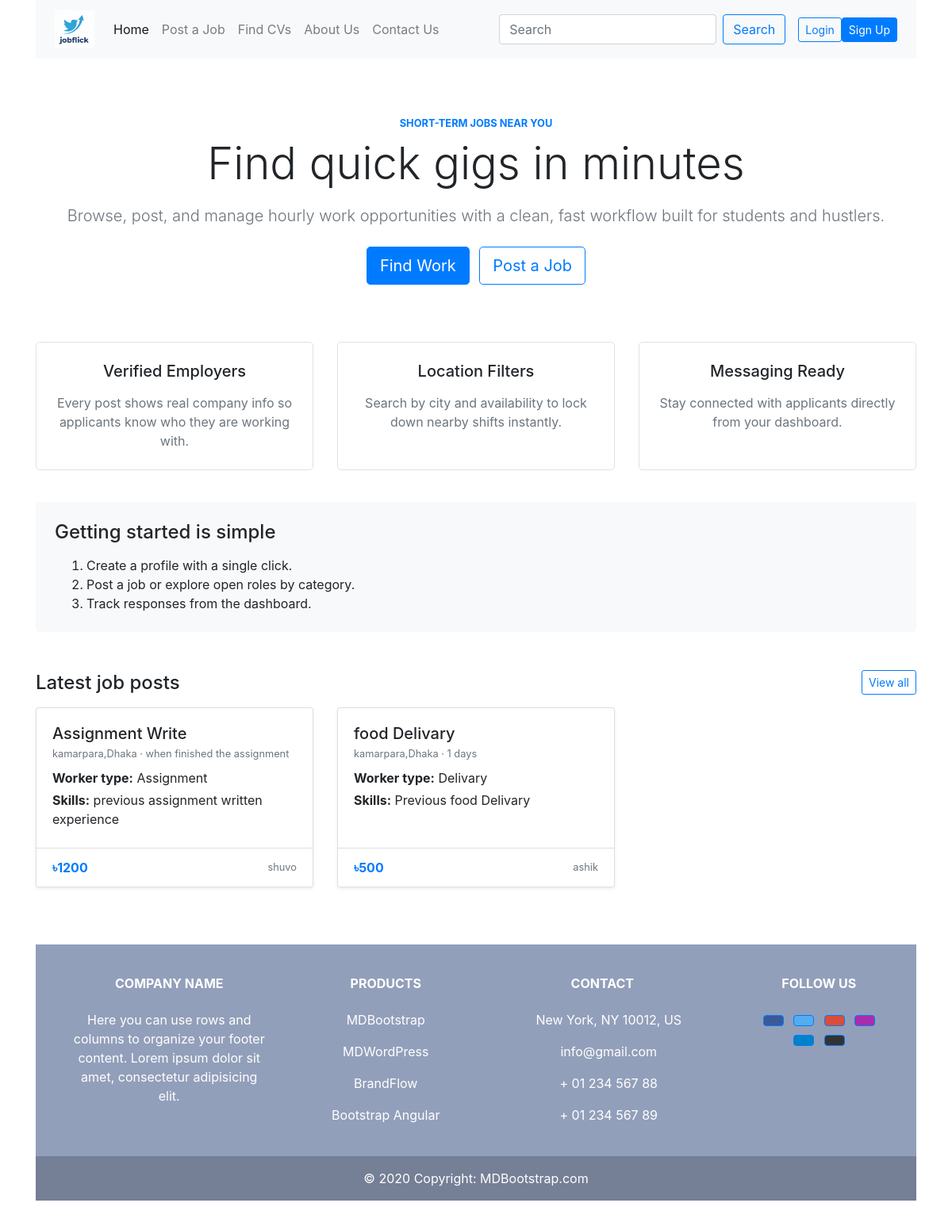
Before: / with the older database file.
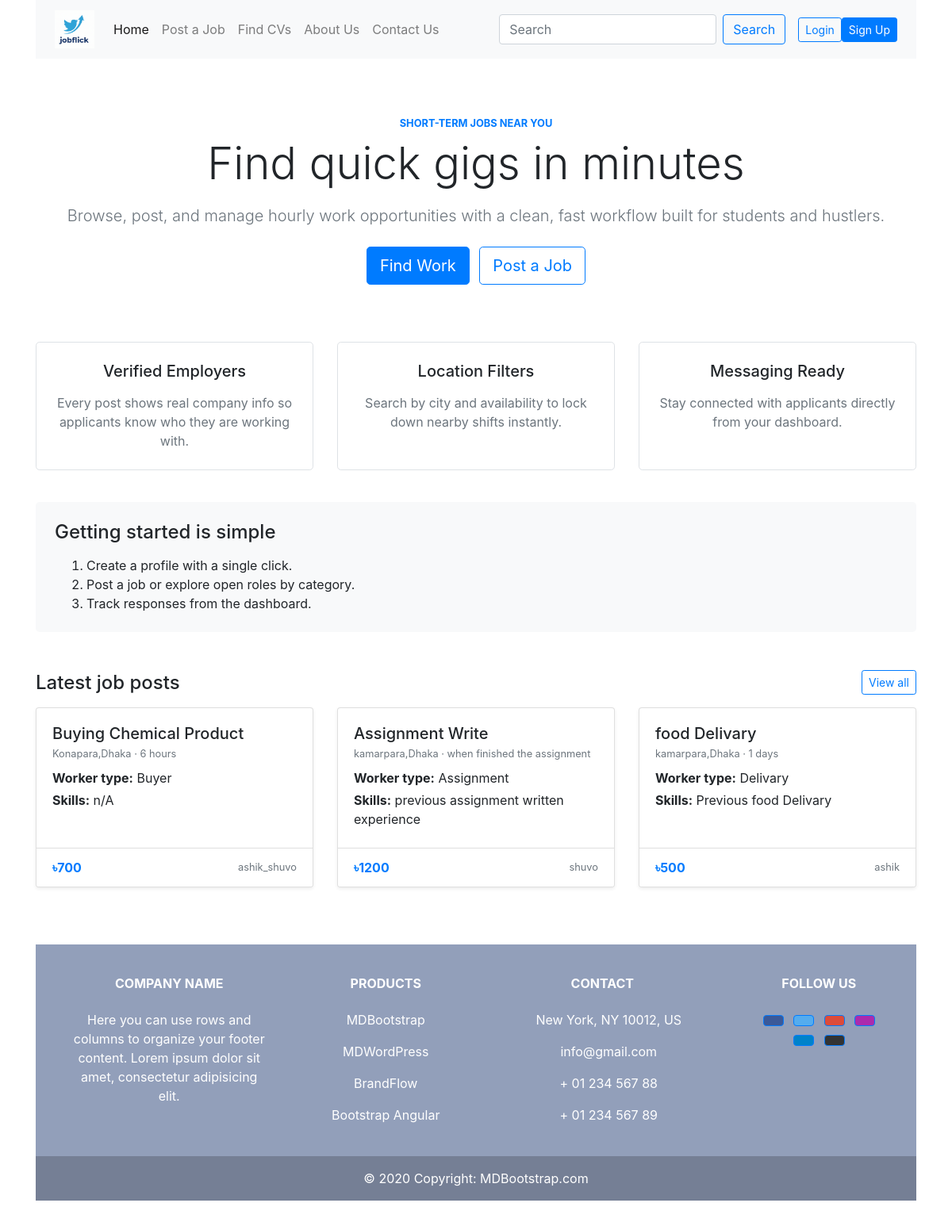
After: the same page with the newer database file.
### jobs/models.py (models this page shows, shortened)
class Job(models.Model):
	poster = models.ForeignKey(
		settings.AUTH_USER_MODEL,
		on_delete=models.CASCADE,
		related_name="jobs",
	)
	work_title = models.CharField(max_length=200)
	worker_type = models.CharField(max_length=120)
	duration = models.CharField(max_length=120)
	amount = models.PositiveIntegerField()
	location = models.CharField(max_length=120)
	skills = models.CharField(max_length=255)
	tracking_code = models.CharField(max_length=16, unique=True, editable=False, blank=True)
	created_at = models.DateTimeField(auto_now_add=True)
	class Meta:
		ordering = ["-created_at"]

### pages/views.py (the view)
# urls.py: 2. Add a URL to urlpatterns:  path('', views.home, name='home')
def home(request):
    jobs = Job.objects.select_related("poster")[:6]
    return render(request, 'pages/home.html', {"featured_jobs": jobs})

### userprofile/context_processors.py (called while the page is built)
def unread_notifications(request):
    if request.user.is_authenticated:
        count = request.user.notifications.filter(is_read=False).count()
    else:
        count = 0
    return {"unread_notifications_count": count}

### pages/templates/pages/home.html (shortened to what this page needs)
{% extends "base.html" %}
{% block content %}
<section class="text-center py-5">
    <p class="text-uppercase text-primary small font-weight-bold mb-2">Short-Term Jobs Near You</p>
    <h1 class="display-4 mb-3">Find quick gigs in minutes</h1>
    <p class="lead text-muted mb-4">Browse, post, and manage hourly work opportunities with a clean, fast workflow built for students and hustlers.</p>
    <div>
        <a href="{% url 'job_list' %}" class="btn btn-primary btn-lg mr-2">Find Work</a>
        <a href="{% url 'post_job' %}" class="btn btn-outline-primary btn-lg">Post a Job</a>
    </div>
</section>
<section class="row text-center py-4">
    <div class="col-md-4 mb-3">
        <div class="border rounded-lg p-4 h-100">
            <h5 class="mb-3">Verified Employers</h5>
            <p class="text-muted mb-0">Every post shows real company info so applicants know who they are working with.</p>
        </div>
    </div>
    <div class="col-md-4 mb-3">
        <div class="border rounded-lg p-4 h-100">
            <h5 class="mb-3">Location Filters</h5>
            <p class="text-muted mb-0">Search by city and availability to lock down nearby shifts instantly.</p>
        </div>
    </div>
    <div class="col-md-4 mb-3">
        <div class="border rounded-lg p-4 h-100">
            <h5 class="mb-3">Messaging Ready</h5>
            <p class="text-muted mb-0">Stay connected with applicants directly from your dashboard.</p>
        </div>
    </div>
</section>
<section class="bg-light rounded-lg p-4">
    <h4 class="mb-3">Getting started is simple</h4>
    <ol class="mb-0">
        <li>Create a profile with a single click.</li>
        <li>Post a job or explore open roles by category.</li>
        <li>Track responses from the dashboard.</li>
    </ol>
</section>
<section class="mt-5">
    <div class="d-flex justify-content-between align-items-center mb-3">
        <h4 class="mb-0">Latest job posts</h4>
        <a class="btn btn-outline-primary btn-sm" href="{% url 'job_list' %}">View all</a>
    </div>
    {% if featured_jobs %}
        <div class="row">
            {% for job in featured_jobs %}
                <div class="col-md-4 mb-4">
                    <div class="card h-100 shadow-sm">
                        <div class="card-body">
                            <h5 class="card-title mb-1">{{ job.work_title }}</h5>
                            <p class="text-muted small mb-2">{{ job.location }} · {{ job.duration }}</p>
                            <p class="mb-1"><strong>Worker type:</strong> {{ job.worker_type }}</p>
                            <p class="mb-1"><strong>Skills:</strong> {{ job.skills }}</p>
                        </div>
                        <div class="card-footer bg-white d-flex justify-content-between align-items-center">
                            <span class="text-primary font-weight-bold">৳{{ job.amount }}</span>
                            <span class="small text-muted">{{ job.poster.username }}</span>
                        </div>
                    </div>
                </div>
            {% endfor %}
        </div>
    {% else %}
        <div class="text-center py-5 bg-white border rounded">
            <h5 class="mb-2">No jobs yet</h5>
            <p class="text-muted mb-3">Be the first to publish a task for the community.</p>
            <a class="btn btn-primary" href="{% url 'post_job' %}">Post a job</a>
        </div>
    {% endif %}
</section>
{% endblock %}

Changed rows visible on the page:
added Job: work_title "Buying Chemical Product", location "Konapara,Dhaka", duration "6 hours", worker_type "Buyer", skills "n/A", amount "700", poster.username "ashik_shuvo"
